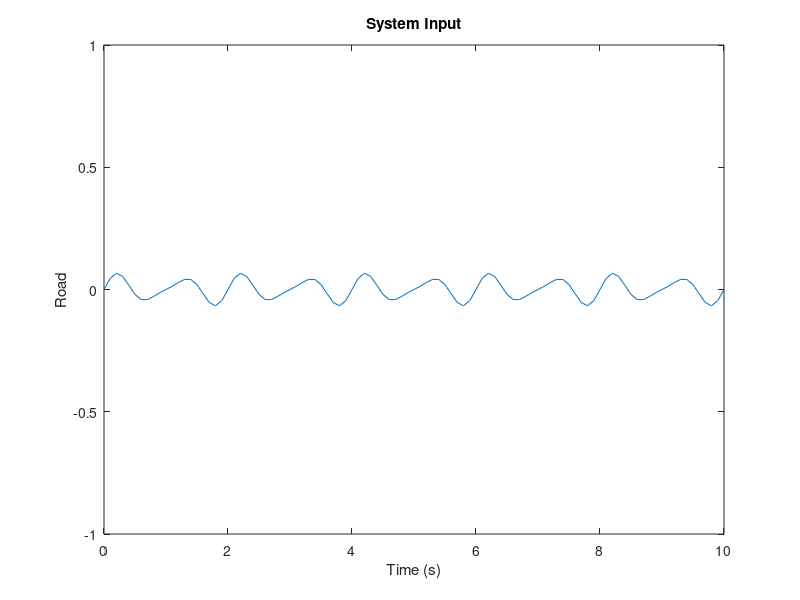
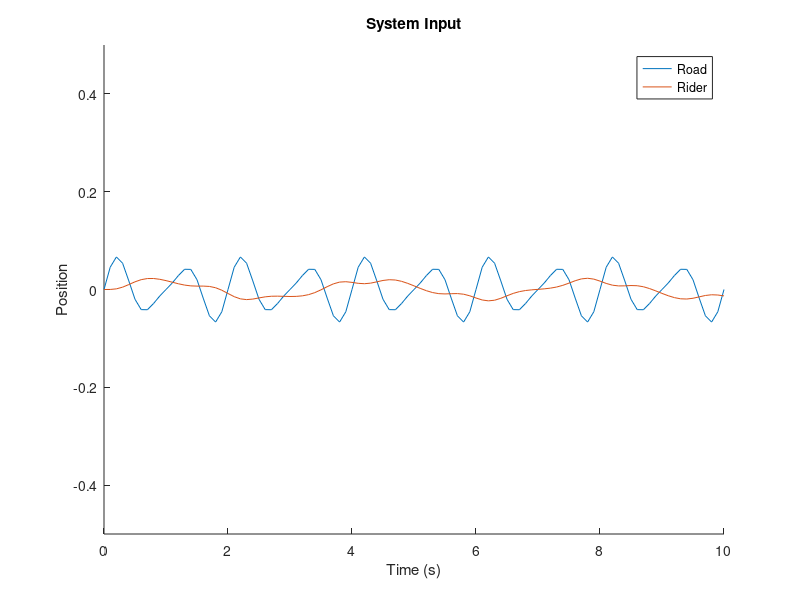

The MATLAB script that drew these images, in order:
% Script for ME3821 SP26 HW03 P3


% Generate the input signal:
t = 0:.1:10; % simulate for 10 seconds
x_road =  .05*sin(2*pi*t) + .02*sin(3*pi*t);

% Plot the road input:
figure()
plot(t,x_road)
xlabel('Time (s)')
ylabel('Road')
ylim([-1 1])
title('System Input')

% PUT YOUR SOLUTION HERE:
% Fill in the state matrices (note that the current system just directly
% passes the road input to the system output, not incorporating any
% dynamics)
% --- Quarter car parameters (example values) ---
ms = 500;      % sprung mass (kg) ~ 1/4 of car body mass
mu = 60;       % unsprung mass (kg) wheel/axle
ks = 15000;    % suspension stiffness (N/m)
cs = 900;      % suspension damping (Ns/m)
kt = 2000;     % tire stiffness (N/m)

A = [ 0,           1,          0,          0;
     -ks/ms,   -cs/ms,      ks/ms,     cs/ms;
      0,           0,          0,          1;
      ks/mu,    cs/mu, -(ks+kt)/mu,  -cs/mu];

B = [0;0;0; kt/mu];      % input is road displacement x_road
C = [1 0 0 0];           % output is rider/body position x_s
D = 0;

% Simulate the system:.
sys = ss(A,B,C,D);
y = lsim(sys, x_road,t);


% Plot the rider position:
figure()
hold on
plot(t,x_road)
plot(t,y)
hold off
xlabel('Time (s)')
ylabel('Position')
ylim([-.5 .5])
title('System Input')
legend('Road','Rider')
